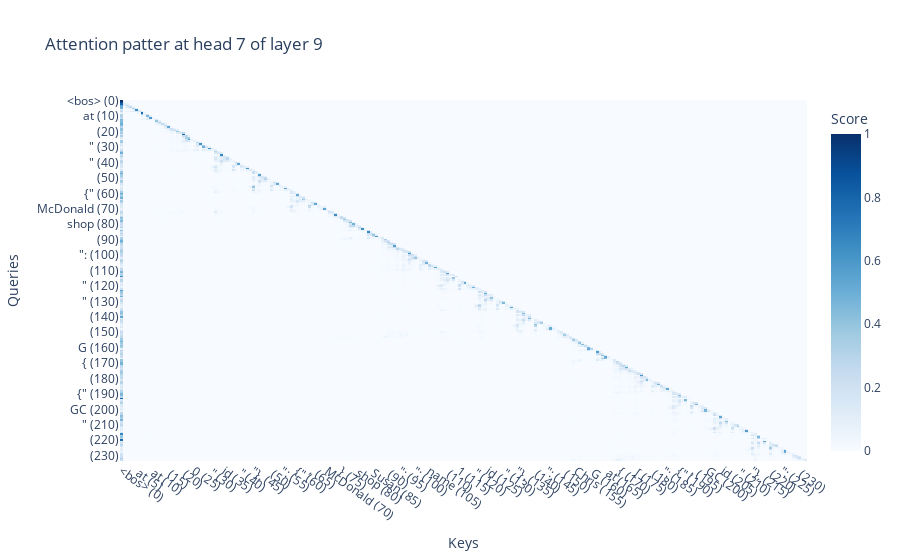

Notebook code for this chart:
### Code cell
layer_id = 9
head_id = 7

with torch.no_grad():
    _, cache = model.run_with_cache(model.to_tokens(prompt))

data = cache[f'blocks.{layer_id}.attn.hook_pattern'][0, head_id].cpu()

labels = [f"{tok} ({i})" for i, tok in enumerate(model.to_str_tokens(prompt))]

# Create the plot using Plotly Express
fig = px.imshow(
    data,
    labels=dict(x="Keys", y="Queries", color="Attention Score"),
    x=labels,
    y=labels,
    title=f'Attention patter at head {head_id} of layer {layer_id}',
    color_continuous_scale="Blues",
    aspect='auto'
)

# Adjust the layout for better readability
fig.update_xaxes(tickangle=35)
fig.update_layout(coloraxis_colorbar=dict(title="Score"), height=800)

### Figure 1 — Plotly figure (JSON) as saved in the notebook; plotly's stock layout.template omitted (floating-point values rounded to 4 significant figures; data arrays with more than 128 entries replaced by an {"elided": "..."} marker saying what was removed)
{"data": [{"coloraxis": "coloraxis", "hovertemplate": "Keys: %{x}<br>Queries: %{y}<br>Attention Score: %{z}<extra></extra>", "name": "0", "type": "heatmap", "x": {"elided": "234 str values"}, "xaxis": "x", "y": {"elided": "234 str values"}, "yaxis": "y", "z": {"elided": "234x234 float values"}}], "layout": {"autosize": true, "coloraxis": {"colorbar": {"title": {"text": "Score"}}, "colorscale": [[0, "rgb(247,251,255)"], [0.125, "rgb(222,235,247)"], [0.25, "rgb(198,219,239)"], [0.375, "rgb(158,202,225)"], [0.5, "rgb(107,174,214)"], [0.625, "rgb(66,146,198)"], [0.75, "rgb(33,113,181)"], [0.875, "rgb(8,81,156)"], [1, "rgb(8,48,107)"]]}, "title": {"text": "Attention patter at head 7 of layer 9"}, "xaxis": {"anchor": "y", "autorange": true, "domain": [0, 1], "range": [-0.5, 233.5], "tickangle": 35, "title": {"text": "Keys"}, "type": "category"}, "yaxis": {"anchor": "x", "autorange": true, "domain": [0, 1], "range": [233.5, -0.5], "title": {"text": "Queries"}, "type": "category"}}}
